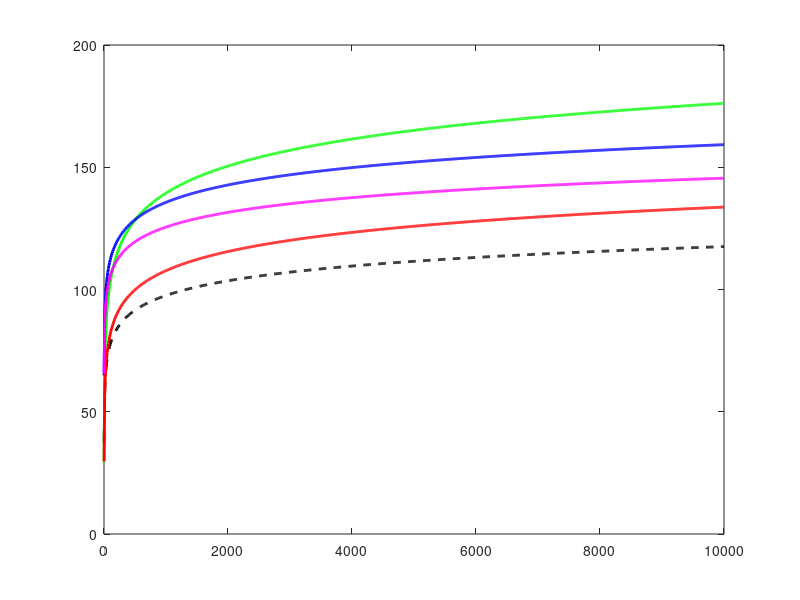

This chart was generated by the following MATLAB code: (Note: this script raises an error after producing the figure.)
% Входные данные
TxPowerUE = 24; % дБм
TxPowerBS = 46; % дБм
AntGainBS = 21; % дБи
PenetrationM = 15; % дБ
IM = 1; % дБ
NoiseFigureBS = 2.4; % дБ
NoiseFigureUE = 6; % дБ
SINR_UL = 4; % дБ
SINR_DL = 2; % дБ
BW_UL = 10e6; % Полоса частот UL в Гц
BW_DL = 20e6; % Полоса частот DL в Гц

% Расчет теплового шума для UL и DL
ThermalNoise_UL = -174 + 10 * log10(BW_UL);
ThermalNoise_DL = -174 + 10 * log10(BW_DL);

% Чувствительность приемников BS и UE
RxSensBS = NoiseFigureBS + ThermalNoise_UL + SINR_UL;
RxSensUE = NoiseFigureUE + ThermalNoise_DL + SINR_DL;

% Расчет MAPL для UL и DL
MAPL_UL = TxPowerUE + AntGainBS - RxSensBS - IM - PenetrationM;
MAPL_DL = TxPowerBS + AntGainBS - RxSensUE - IM - PenetrationM;

% Вывод результатов заданий 1 и 2
fprintf('Тепловой шум для UL: %.2f дБм\n', ThermalNoise_UL);
fprintf('Чувствительность приемника BS: %.2f дБм\n', RxSensBS);
fprintf('MAPL для восходящего канала: %.2f дБ\n', MAPL_UL);

fprintf('Тепловой шум для DL: %.2f дБм\n', ThermalNoise_DL);
fprintf('Чувствительность приемника UE: %.2f дБм\n', RxSensUE);
fprintf('MAPL для нисходящего канала: %.2f дБ\n', MAPL_DL);

% Исходные данные для задания 3
f = 1.8e9; % Частота в Гц
c = 3e8; % Скорость света в м/с
d = linspace(1, 10000, 1000); % Расстояние в метрах

% FSP
PL_FSP = 20 * log10((4 * pi * d * f) / c);

% 1. Модель UMiNLOS
f_GHz = f / 1e9; % Частота в ГГц
PL_UMiNLOS = 26 * log10(f_GHz) + 22.7 + 36.7 * log10(d);

% 2. Модель COST231 Hata (используем значения A и B для частоты 1800 МГц)
A = 46.3;
B = 33.9;
h_BS = 30; % Высота антенны BS, м
h_ms = 1.5; % Высота антенны UE, м
a_hms = (1.1 * log10(f) - 0.7) * h_ms - (1.56 * log10(f) - 0.8); % для городской местности
s = 44.9 - 6.55 * log10(f / 1e6); % для макросот
PL_COST231 = A + B * log10(f / 1e6) - 13.82 * log10(h_BS) - a_hms + s * log10(d / 1000);

% 3. Модель Walfish-Ikegami (для макросот)
h = 20; % Средняя высота зданий, м
w = 20; % Средняя ширина улиц, м
PL_LOS = 42.6 + 20 * log10(f / 1e6) + 26 * log10(d / 1000); % LOS (Прямая видимость)
PL_NLOS = 32.44 + 20 * log10(f / 1e6) + 20 * log10(d / 1000) + ...
          (-16.9 - 10 * log10(w) + 10 * log10(f / 1e6) + 20 * log10(h - h_ms)); % NLOS

% Модель FSP
PL_FSP = 20 * log10((4 * pi * d * f) / c); % Зависимость потерь от расстояния

% Построение графиков
figure;
plot(d, PL_FSP, '--k', 'LineWidth', 2); hold on; % Линия для FSP
plot(d, PL_UMiNLOS, 'g', 'LineWidth', 2); % UMiNLOS
plot(d, PL_COST231, 'b', 'LineWidth', 2); % COST231 Hata
plot(d, PL_LOS, 'r', 'LineWidth', 2); % Walfish-Ikegami (LOS)
plot(d, PL_NLOS, 'm', 'LineWidth', 2); % Walfish-Ikegami (NLOS)

% Добавление линий MAPL_UL и MAPL_DL
yline(MAPL_UL, '--r', 'MAPL UL', 'LineWidth', 2); % MAPL_UL
yline(MAPL_DL, '--b', 'MAPL DL', 'LineWidth', 2); % MAPL_DL

xlabel('Расстояние (м)');
ylabel('Потери сигнала (дБ)');
legend('FSP', 'UMiNLOS', 'COST231 Hata', 'Walfish-Ikegami LOS', 'Walfish-Ikegami NLOS', 'MAPL UL', 'MAPL DL');
title('Зависимость потерь сигнала от расстояния');
grid on;


% 4зд - Входные данные для покрытия
total_area = 100; % Площадь территории в кв. км
business_area = 4; % Площадь торговых и бизнес центров, кв. км
sectors_per_BS = 3; % Число секторов на одной базовой станции

% 1. Найти радиусы для каждой модели

% Для модели UMiNLOS
radius_UL_UMiNLOS = interp1(PL_UMiNLOS, d, MAPL_UL); % Радиус для восходящего канала
radius_DL_UMiNLOS = interp1(PL_UMiNLOS, d, MAPL_DL); % Радиус для нисходящего канала
radius_UMiNLOS = min(radius_UL_UMiNLOS, radius_DL_UMiNLOS); % Меньший радиус

% Для модели Walfish-Ikegami (LOS)
radius_UL_WI_LOS = interp1(PL_LOS, d, MAPL_UL); % Радиус для восходящего канала
radius_DL_WI_LOS = interp1(PL_LOS, d, MAPL_DL); % Радиус для нисходящего канала
radius_WI_LOS = min(radius_UL_WI_LOS, radius_DL_WI_LOS); % Меньший радиус

% Для модели Walfish-Ikegami (NLOS)
radius_UL_WI_NLOS = interp1(PL_NLOS, d, MAPL_UL); % Радиус для восходящего канала
radius_DL_WI_NLOS = interp1(PL_NLOS, d, MAPL_DL); % Радиус для нисходящего канала
radius_WI_NLOS = min(radius_UL_WI_NLOS, radius_DL_WI_NLOS); % Меньший радиус

% Для модели COST231 Hata
radius_UL_COST231 = interp1(PL_COST231, d, MAPL_UL); % Радиус для восходящего канала
radius_DL_COST231 = interp1(PL_COST231, d, MAPL_DL); % Радиус для нисходящего канала
radius_COST231 = min(radius_UL_COST231, radius_DL_COST231); % Меньший радиус

% 2. Рассчитываем площадь одной базовой станции для каждой модели
sector_area_UMiNLOS = 1.95 * (radius_UMiNLOS / 1000)^2; % Площадь для UMiNLOS
sector_area_WI_LOS = 1.95 * (radius_WI_LOS / 1000)^2; % Площадь для Walfish-Ikegami LOS
sector_area_WI_NLOS = 1.95 * (radius_WI_NLOS / 1000)^2; % Площадь для Walfish-Ikegami NLOS
sector_area_COST231 = 1.95 * (radius_COST231 / 1000)^2; % Площадь для COST231 Hata

% 3. Рассчитываем количество базовых станций для общей площади
num_BS_UMiNLOS = total_area / sector_area_UMiNLOS;
num_BS_WI_LOS = total_area / sector_area_WI_LOS;
num_BS_WI_NLOS = total_area / sector_area_WI_NLOS;
num_BS_COST231 = total_area / sector_area_COST231;

% 4. Рассчитываем количество микро- и фемтосот для торговых и бизнес центров (UMiNLOS)
num_micro_femto_BS = business_area / sector_area_UMiNLOS;

% Вывод результатов
fprintf('Модель UMiNLOS:\n');
fprintf('Радиус для UL: %.2f м, DL: %.2f м, Используемый радиус: %.2f м\n', radius_UL_UMiNLOS, radius_DL_UMiNLOS, radius_UMiNLOS);
fprintf('Площадь покрытия одной базовой станции: %.2f кв. км\n', sector_area_UMiNLOS);
fprintf('Количество базовых станций: %.2f\n\n', num_BS_UMiNLOS);

fprintf('Модель Walfish-Ikegami (LOS):\n');
fprintf('Радиус для UL: %.2f м, DL: %.2f м, Используемый радиус: %.2f м\n', radius_UL_WI_LOS, radius_DL_WI_LOS, radius_WI_LOS);
fprintf('Площадь покрытия одной базовой станции: %.2f кв. км\n', sector_area_WI_LOS);
fprintf('Количество базовых станций: %.2f\n\n', num_BS_WI_LOS);

fprintf('Модель Walfish-Ikegami (NLOS):\n');
fprintf('Радиус для UL: %.2f м, DL: %.2f м, Используемый радиус: %.2f м\n', radius_UL_WI_NLOS, radius_DL_WI_NLOS, radius_WI_NLOS);
fprintf('Площадь покрытия одной базовой станции: %.2f кв. км\n', sector_area_WI_NLOS);
fprintf('Количество базовых станций: %.2f\n\n', num_BS_WI_NLOS);

fprintf('Модель COST231 Hata:\n');
fprintf('Радиус для UL: %.2f м, DL: %.2f м, Используемый радиус: %.2f м\n', radius_UL_COST231, radius_DL_COST231, radius_COST231);
fprintf('Площадь покрытия одной базовой станции: %.2f кв. км\n', sector_area_COST231);
fprintf('Количество базовых станций: %.2f\n\n', num_BS_COST231);

fprintf('Для торговых и бизнес центров (UMiNLOS):\n');
fprintf('Площадь покрытия одной микро- или фемтосоты: %.2f кв. км\n', sector_area_UMiNLOS);
fprintf('Количество микро- и фемтосот: %.2f\n', num_micro_femto_BS);

% Дополнительное задание: расчет радиуса соты для модели COST231 Hata при различных температурах
% Температуры в градусах Цельсия
temps_C = [-40, 40];
% Перевод в Кельвины
temps_K = temps_C + 273.15;
k = 1.380649e-23; % Постоянная Больцмана

% Пересчет радиуса соты для каждого значения температуры
for i = 1:length(temps_K)
    % Вычисление уровня шума при заданной температуре
    Noise_Level = 10 * log10(k * temps_K(i) * 1000);
    
    % Пересчет теплового шума для UL и DL с учетом температуры
    ThermalNoise_UL_Temp = Noise_Level + 10 * log10(BW_UL);
    ThermalNoise_DL_Temp = Noise_Level + 10 * log10(BW_DL);
    
    % Чувствительность приемников BS и UE с учетом температуры
    RxSensBS_Temp = NoiseFigureBS + ThermalNoise_UL_Temp + SINR_UL;
    RxSensUE_Temp = NoiseFigureUE + ThermalNoise_DL_Temp + SINR_DL;
    
    % Расчет MAPL для UL и DL при данной температуре
    MAPL_UL_Temp = TxPowerUE + AntGainBS - RxSensBS_Temp - IM - PenetrationM;
    MAPL_DL_Temp = TxPowerBS + AntGainBS - RxSensUE_Temp - IM - PenetrationM;
    
    % Пересчет радиуса соты для модели COST231 Hata
    radius_UL_COST231_Temp = interp1(PL_COST231, d, MAPL_UL_Temp); % Радиус для UL
    radius_DL_COST231_Temp = interp1(PL_COST231, d, MAPL_DL_Temp); % Радиус для DL
    radius_COST231_Temp = min(radius_UL_COST231_Temp, radius_DL_COST231_Temp); % Меньший радиус

    % Вывод результатов
    fprintf('\nТемпература: %d°C\n', temps_C(i));
    fprintf('Радиус соты для UL: %.2f м, для DL: %.2f м, Используемый радиус: %.2f м\n', radius_UL_COST231_Temp, radius_DL_COST231_Temp, radius_COST231_Temp);
end

